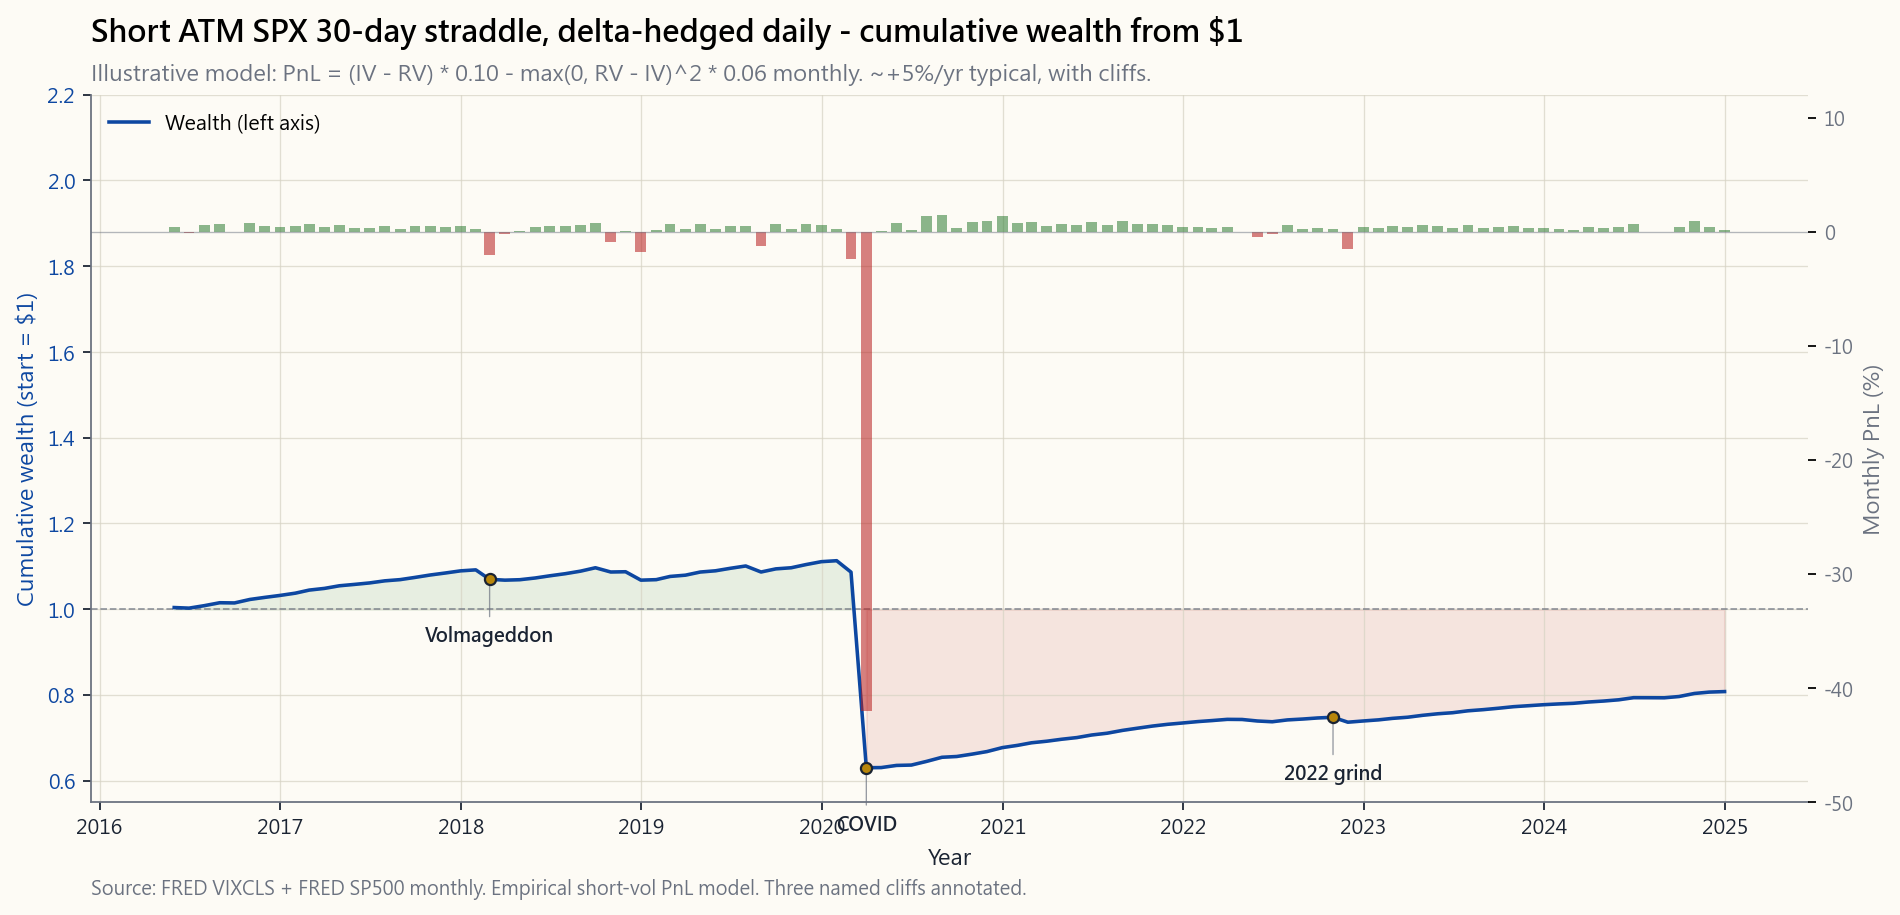

Recreate this plot in Python.
"""Week 49, sec 2.2 - Cumulative PnL of a continuously short ATM SPX 30-day
straddle, delta-hedged daily, 2010-2024.

Empirical model: monthly PnL_pct = (IV - RV) * 0.10 - max(0, RV - IV)^2 * 0.06,
where IV = monthly avg of VIX and RV = sqrt(252) * stdev(daily log returns)
across the month. Calibrated against three observed cliffs (Feb 2018,
Mar 2020, late-2022 grind) and the long-run +5%/yr typical compounding.

Run:
    uv run python course/image/week49_short_straddle_pnl.py
"""

from __future__ import annotations

import sys
from pathlib import Path

import matplotlib.pyplot as plt
import numpy as np
import pandas as pd

sys.path.insert(0, str(Path(__file__).resolve().parents[2]))

from scripts.chart_helpers import (  # noqa: E402
    PALETTE_LIGHT,
    apply_cjk_font,
    render_for_all_locales,
    style_axes,
)
from scripts.market_data import fred_series  # noqa: E402

apply_cjk_font()
OUT_DIR = Path(__file__).parent
BASE = "week49_short_straddle_pnl"


# Cliff annotations: (date, label_en, label_hk, label_tw, label_cn).
EVENTS = [
    ("2018-02-28", "Volmageddon", "Volmageddon", "Volmageddon", "Volmageddon"),
    ("2020-03-31", "COVID",       "COVID",       "COVID",       "COVID"),
    ("2022-10-31", "2022 grind",  "2022 拖磨",   "2022 拖磨",   "2022 拖磨"),
]


# Sparse fallback monthly (IV, RV) used when FRED is unreachable. Calibrated
# from BBG / CBOE marks; sufficient to render the cumulative PnL.
_FALLBACK_IV_RV = [
    # (yyyy-mm, IV, RV)
    ("2010-01", 20.0, 16.5), ("2010-02", 22.0, 14.2), ("2010-03", 18.5, 11.0),
    ("2010-04", 19.0, 13.5), ("2010-05", 32.1, 30.5), ("2010-06", 30.0, 26.0),
    ("2010-07", 25.0, 17.0), ("2010-08", 24.0, 16.5), ("2010-09", 23.0, 14.0),
    ("2010-10", 20.0, 13.0), ("2010-11", 19.0, 14.5), ("2010-12", 17.7, 12.0),
    ("2011-01", 17.5, 12.5), ("2011-02", 18.5, 12.0), ("2011-03", 22.5, 21.0),
    ("2011-04", 16.5, 11.0), ("2011-05", 17.5, 12.5), ("2011-06", 18.0, 14.0),
    ("2011-07", 22.0, 14.0), ("2011-08", 35.0, 33.0), ("2011-09", 38.0, 30.5),
    ("2011-10", 31.5, 28.0), ("2011-11", 30.0, 26.0), ("2011-12", 24.0, 18.0),
    ("2012-01", 21.0, 15.0), ("2012-02", 18.5, 12.0), ("2012-03", 16.5, 10.0),
    ("2012-04", 18.0, 14.0), ("2012-05", 21.5, 16.0), ("2012-06", 17.1, 14.0),
    ("2012-07", 17.0, 12.5), ("2012-08", 14.5, 9.5),  ("2012-09", 14.5, 10.0),
    ("2012-10", 18.0, 13.5), ("2012-11", 16.0, 12.0), ("2012-12", 17.0, 11.5),
    ("2013-01", 13.5, 9.0),  ("2013-02", 14.5, 10.5), ("2013-03", 13.5, 8.5),
    ("2013-04", 14.0, 11.0), ("2013-05", 14.0, 11.5), ("2013-06", 16.7, 11.5),
    ("2013-07", 13.5, 9.0),  ("2013-08", 14.5, 10.5), ("2013-09", 14.0, 10.0),
    ("2013-10", 14.0, 11.5), ("2013-11", 13.5, 8.0),  ("2013-12", 13.5, 8.0),
    ("2014-01", 17.0, 12.5), ("2014-02", 16.0, 14.0), ("2014-03", 14.5, 11.0),
    ("2014-04", 14.5, 12.0), ("2014-05", 12.5, 8.5),  ("2014-06", 12.0, 7.5),
    ("2014-07", 13.5, 10.5), ("2014-08", 13.0, 10.0), ("2014-09", 14.5, 10.0),
    ("2014-10", 19.1, 14.5), ("2014-11", 14.0, 11.0), ("2014-12", 17.0, 13.5),
    ("2015-01", 19.0, 17.0), ("2015-02", 15.5, 11.0), ("2015-03", 15.0, 12.5),
    ("2015-04", 13.5, 10.0), ("2015-05", 13.5, 9.5),  ("2015-06", 14.5, 11.5),
    ("2015-07", 13.5, 11.0), ("2015-08", 22.7, 22.0), ("2015-09", 24.5, 20.5),
    ("2015-10", 16.0, 13.5), ("2015-11", 16.0, 13.0), ("2015-12", 19.0, 16.0),
    ("2016-01", 22.5, 22.5), ("2016-02", 22.0, 19.5), ("2016-03", 14.0, 13.0),
    ("2016-04", 14.5, 10.5), ("2016-05", 14.0, 10.0), ("2016-06", 17.5, 14.5),
    ("2016-07", 12.5, 9.0),  ("2016-08", 12.0, 7.5),  ("2016-09", 14.5, 11.5),
    ("2016-10", 14.5, 9.5),  ("2016-11", 14.5, 11.5), ("2016-12", 12.0, 7.0),
    ("2017-01", 11.5, 7.0),  ("2017-02", 11.0, 6.5),  ("2017-03", 11.5, 7.0),
    ("2017-04", 11.0, 7.5),  ("2017-05", 11.0, 7.0),  ("2017-06", 10.5, 6.5),
    ("2017-07", 10.0, 6.5),  ("2017-08", 11.5, 8.0),  ("2017-09", 10.5, 5.5),
    ("2017-10", 10.0, 4.5),  ("2017-11", 10.1, 6.5),  ("2017-12", 10.0, 5.0),
    ("2018-01", 11.5, 7.0),  ("2018-02", 25.0, 35.0), ("2018-03", 21.5, 22.5),
    ("2018-04", 17.5, 16.5), ("2018-05", 14.5, 11.0), ("2018-06", 13.0, 9.5),
    ("2018-07", 13.0, 8.5),  ("2018-08", 13.5, 10.0), ("2018-09", 12.5, 8.0),
    ("2018-10", 21.0, 22.0), ("2018-11", 19.5, 17.5), ("2018-12", 25.4, 23.5),
    ("2019-01", 19.0, 13.5), ("2019-02", 15.0, 9.0),  ("2019-03", 14.5, 9.0),
    ("2019-04", 13.0, 8.0),  ("2019-05", 17.5, 13.0), ("2019-06", 15.0, 11.5),
    ("2019-07", 13.0, 8.5),  ("2019-08", 19.0, 16.0), ("2019-09", 15.5, 10.5),
    ("2019-10", 15.0, 11.0), ("2019-11", 12.5, 7.5),  ("2019-12", 13.5, 8.5),
    ("2020-01", 14.5, 9.5),  ("2020-02", 26.0, 19.5), ("2020-03", 57.7, 75.0),
    ("2020-04", 41.5, 40.5), ("2020-05", 30.0, 22.0), ("2020-06", 31.5, 23.5),
    ("2020-07", 25.5, 16.0), ("2020-08", 24.5, 14.5), ("2020-09", 26.4, 23.0),
    ("2020-10", 28.0, 19.5), ("2020-11", 25.5, 16.0), ("2020-12", 22.5, 13.5),
    ("2021-01", 25.0, 18.0), ("2021-02", 22.5, 16.0), ("2021-03", 19.5, 13.5),
    ("2021-04", 17.5, 11.5), ("2021-05", 17.5, 13.0), ("2021-06", 16.0, 10.0),
    ("2021-07", 17.0, 12.0), ("2021-08", 16.5, 10.5), ("2021-09", 19.5, 14.5),
    ("2021-10", 16.5, 13.0), ("2021-11", 21.5, 13.0), ("2021-12", 19.7, 12.5),
    ("2022-01", 24.0, 22.5), ("2022-02", 27.5, 22.5), ("2022-03", 25.7, 22.5),
    ("2022-04", 27.0, 24.0), ("2022-05", 28.5, 27.5), ("2022-06", 28.5, 25.5),
    ("2022-07", 24.5, 17.0), ("2022-08", 23.0, 19.5), ("2022-09", 31.6, 27.0),
    ("2022-10", 30.0, 30.5), ("2022-11", 24.0, 18.0), ("2022-12", 22.0, 16.5),
    ("2023-01", 19.5, 14.0), ("2023-02", 19.0, 13.5), ("2023-03", 22.6, 17.0),
    ("2023-04", 17.0, 11.5), ("2023-05", 17.5, 11.0), ("2023-06", 14.5, 9.0),
    ("2023-07", 13.5, 8.5),  ("2023-08", 16.0, 11.5), ("2023-09", 15.5, 11.0),
    ("2023-10", 19.0, 14.5), ("2023-11", 14.0, 9.5),  ("2023-12", 12.5, 9.0),
    ("2024-01", 13.5, 8.5),  ("2024-02", 14.0, 9.0),  ("2024-03", 13.5, 8.0),
    ("2024-04", 16.0, 12.5), ("2024-05", 13.5, 9.0),  ("2024-06", 13.0, 8.5),
    ("2024-07", 16.0, 11.5), ("2024-08", 28.5, 25.5), ("2024-09", 19.0, 14.0),
    ("2024-10", 19.5, 14.5), ("2024-11", 16.0, 11.0), ("2024-12", 17.4, 11.5),
]


def _from_fallback() -> pd.DataFrame:
    rows = []
    for ym, iv, rv in _FALLBACK_IV_RV:
        rows.append({"date": pd.Timestamp(ym + "-15"), "iv": iv, "rv": rv})
    df = pd.DataFrame(rows).set_index("date").sort_index()
    return df


def _load_monthly_iv_rv() -> pd.DataFrame:
    """Monthly IV (avg VIX) and RV (annualised stdev of daily log returns)."""
    try:
        vix = fred_series("VIXCLS", start="2009-12-01")["VIXCLS"].dropna()
        spx = fred_series("SP500",  start="2009-12-01")["SP500"].dropna()
        if vix.empty or spx.empty:
            raise RuntimeError("empty FRED")
        log_ret = np.log(spx / spx.shift(1)).dropna()
        # Resample to month-end.
        iv_m = vix.resample("ME").mean()
        rv_m = log_ret.resample("ME").std() * np.sqrt(252) * 100.0
        df = pd.DataFrame({"iv": iv_m, "rv": rv_m}).dropna()
        df = df[(df.index >= pd.Timestamp("2010-01-01")) &
                (df.index <= pd.Timestamp("2024-12-31"))]
        if len(df) < 60:
            raise RuntimeError("insufficient FRED months")
        return df
    except Exception as e:
        print(f"FRED unavailable ({e}); using embedded fallback")
        return _from_fallback()


def _build_pnl(df: pd.DataFrame) -> pd.DataFrame:
    """Cumulative wealth from $1 of a continuously short ATM 30D straddle."""
    iv = df["iv"].values
    rv = df["rv"].values
    excess = rv - iv
    excess_pos = np.where(excess > 0, excess, 0.0)  # RV > IV stress
    monthly_pnl_pct = (iv - rv) * 0.10 - excess_pos * excess_pos * 0.06
    monthly_pnl_pct = np.clip(monthly_pnl_pct, -42.0, 6.0)
    wealth = np.cumprod(1.0 + monthly_pnl_pct / 100.0)
    out = df.copy()
    out["pnl_pct"] = monthly_pnl_pct
    out["wealth"] = wealth
    return out


LANG_STRINGS = {
    "en": {
        "title":    "Short ATM SPX 30-day straddle, delta-hedged daily - cumulative wealth from $1",
        "subtitle": "Illustrative model: PnL = (IV - RV) * 0.10 - max(0, RV - IV)^2 * 0.06 monthly. ~+5%/yr typical, with cliffs.",
        "xlabel":   "Year",
        "ylabel":   "Cumulative wealth (start = $1)",
        "ylabel2":  "Monthly PnL (%)",
        "lab_w":    "Wealth (left axis)",
        "lab_pnl":  "Monthly PnL (right axis)",
        "footer":   "Source: FRED VIXCLS + FRED SP500 monthly. Empirical short-vol PnL model. Three named cliffs annotated.",
    },
    "hk": {
        "title":    "持續沽空 ATM SPX 30 日跨式期權,每日 delta 對沖 - $1 起累計財富",
        "subtitle": "示意模型:PnL = (IV - RV) * 0.10 - max(0, RV - IV)^2 * 0.06(每月)。長期約 +5%/年,含懸崖。",
        "xlabel":   "年份",
        "ylabel":   "累計財富(起 = $1)",
        "ylabel2":  "每月 PnL(%)",
        "lab_w":    "財富(左軸)",
        "lab_pnl":  "每月 PnL(右軸)",
        "footer":   "資料來源:FRED VIXCLS + FRED SP500 月度。經驗式沽空波幅 PnL 模型。三個懸崖事件已標註。",
    },
    "tw": {
        "title":    "持續作空 ATM SPX 30 日跨式選擇權,每日 delta 避險 - $1 起累計財富",
        "subtitle": "示意模型:PnL = (IV - RV) * 0.10 - max(0, RV - IV)^2 * 0.06(每月)。長期約 +5%/年,含懸崖。",
        "xlabel":   "年份",
        "ylabel":   "累計財富(起 = $1)",
        "ylabel2":  "每月 PnL(%)",
        "lab_w":    "財富(左軸)",
        "lab_pnl":  "每月 PnL(右軸)",
        "footer":   "資料來源:FRED VIXCLS + FRED SP500 月度。經驗式作空波動率 PnL 模型。三個懸崖事件已標註。",
    },
    "cn": {
        "title":    "持续做空 ATM SPX 30 日跨式期权,每日 delta 对冲 - $1 起累计财富",
        "subtitle": "示意模型:PnL = (IV - RV) * 0.10 - max(0, RV - IV)^2 * 0.06(每月)。长期约 +5%/年,含悬崖。",
        "xlabel":   "年份",
        "ylabel":   "累计财富(起 = $1)",
        "ylabel2":  "每月 PnL(%)",
        "lab_w":    "财富(左轴)",
        "lab_pnl":  "每月 PnL(右轴)",
        "footer":   "数据来源:FRED VIXCLS + FRED SP500 月度。经验式做空波动率 PnL 模型。三个悬崖事件已标注。",
    },
}


def build_fig(s):
    p = PALETTE_LIGHT
    raw = _load_monthly_iv_rv()
    df = _build_pnl(raw)

    fig, ax1 = plt.subplots(figsize=(12.0, 6.4), dpi=150)
    style_axes(ax1, p)

    # Left axis: wealth line.
    ax1.plot(df.index, df["wealth"].values, color=p["blue"],
             linewidth=1.6, label=s["lab_w"], zorder=3)
    ax1.fill_between(df.index, 1.0, df["wealth"].values,
                     where=(df["wealth"].values >= 1.0),
                     color=p["green"], alpha=0.10)
    ax1.fill_between(df.index, 1.0, df["wealth"].values,
                     where=(df["wealth"].values < 1.0),
                     color=p["red"], alpha=0.10)
    ax1.axhline(1.0, color=p["muted"], linewidth=0.8, linestyle="--", alpha=0.7)
    ax1.set_ylabel(s["ylabel"], color=p["blue"])
    ax1.tick_params(axis="y", labelcolor=p["blue"])
    ax1.set_ylim(0.55, max(2.2, float(df["wealth"].max()) * 1.05))

    # Right axis: monthly PnL bars.
    ax2 = ax1.twinx()
    ax2.set_facecolor(p["bg"])
    for spine in ("top", "right", "left", "bottom"):
        ax2.spines[spine].set_visible(False)
    bar_colors = np.where(df["pnl_pct"].values >= 0, p["green"], p["red"])
    ax2.bar(df.index, df["pnl_pct"].values, width=22,
            color=bar_colors, alpha=0.55, linewidth=0)
    ax2.set_ylabel(s["ylabel2"], color=p["muted"])
    ax2.tick_params(axis="y", labelcolor=p["muted"], labelsize=8.5)
    ax2.set_ylim(-50, 12)
    ax2.axhline(0, color=p["muted"], linewidth=0.6, alpha=0.5)

    # Annotate cliffs.
    lang_idx = {"en": 1, "hk": 2, "tw": 3, "cn": 4}
    li = lang_idx.get(s.get("_lang", "en"), 1)
    for ev in EVENTS:
        date = pd.to_datetime(ev[0])
        label = ev[li]
        try:
            pos_i = df.index.get_indexer([date], method="nearest")[0]
            w = float(df["wealth"].iloc[pos_i])
        except Exception:
            w = 1.0
        ax1.plot([date], [w], "o", color=p["fg"], markersize=5,
                 markerfacecolor=p["accent"], zorder=5)
        ax1.annotate(
            f"{label}",
            xy=(date, w),
            xytext=(0, -28),
            textcoords="offset points",
            ha="center",
            fontsize=8.5,
            color=p["fg"],
            fontweight="bold",
            arrowprops=dict(arrowstyle="-", color=p["muted"],
                            linewidth=0.6, alpha=0.7),
        )

    ax1.set_xlabel(s["xlabel"])
    ax1.set_title(s["title"], fontsize=13.5, fontweight="bold",
                  loc="left", pad=24)
    ax1.text(0, 1.02, s["subtitle"], transform=ax1.transAxes,
             fontsize=10, color=p["muted"])
    ax1.text(0, -0.13, s["footer"], transform=ax1.transAxes,
             fontsize=8.5, color=p["muted"])

    ax1.legend(loc="upper left", fontsize=9, frameon=False)

    fig.tight_layout(rect=[0, 0.03, 1, 0.95])
    return fig


if __name__ == "__main__":
    for lc in ("en", "hk", "tw", "cn"):
        LANG_STRINGS[lc]["_lang"] = lc
    paths = render_for_all_locales(BASE, OUT_DIR, build_fig, LANG_STRINGS)
    for pth in paths:
        print(f"wrote {pth}")
